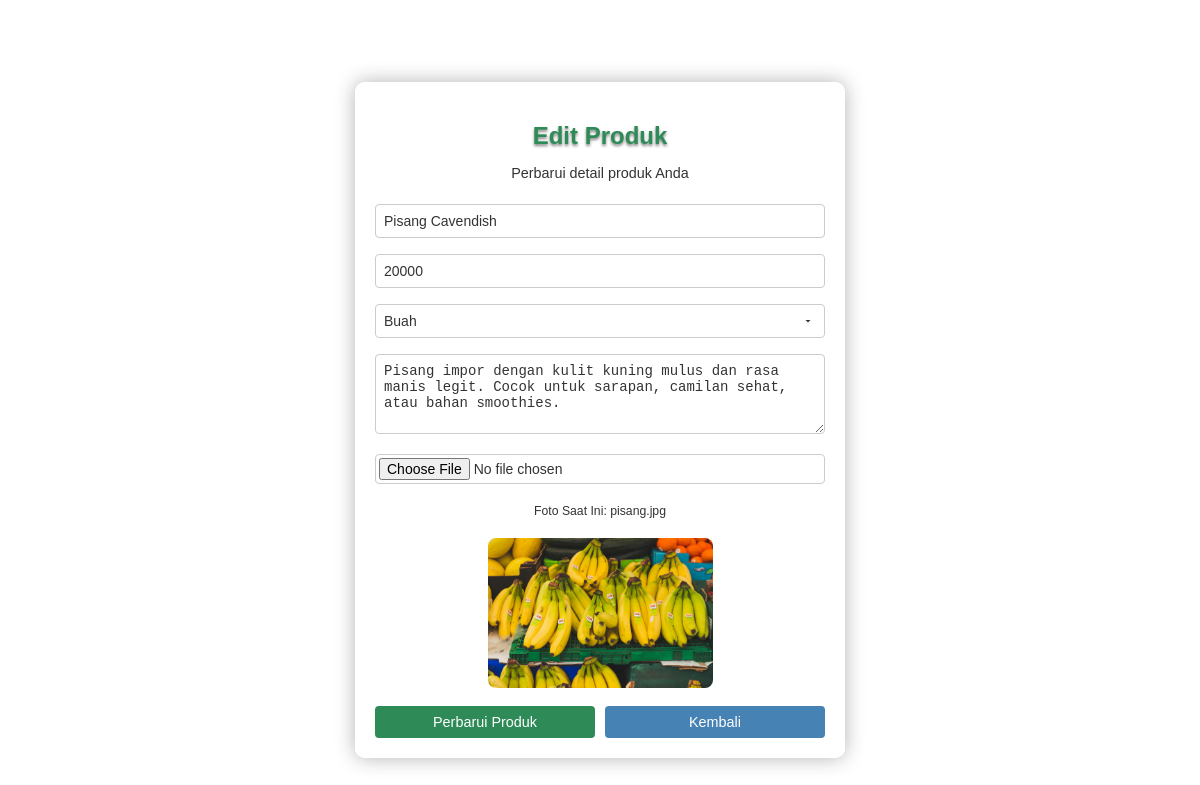
Screenshot of /edit_product.php?id=34 (signed in) with the database file from the repository.
### tables this page shows
CREATE TABLE `products` (
  `id` int(11) NOT NULL,
  `nama_produk` varchar(100) DEFAULT NULL,
  `harga` decimal(10,2) DEFAULT NULL,
  `kategori` enum('buah','sayur','minuman','bumbu') NOT NULL DEFAULT 'buah',
  `deskripsi` text DEFAULT NULL,
  `stok` int(11) DEFAULT NULL,
  `foto_produk` varchar(255) DEFAULT NULL,
  `seller_id` int(11) NOT NULL
);

### edit_product.php (the view, shortened to what this page needs)
<?php
$user_id = $_SESSION['user_id'] ?? 0;
$conn = mysqli_connect("localhost", "root", "", "ecommerce");
$product_id = isset($_GET['id']) ? (int)$_GET['id'] : 0;
$query = "SELECT * FROM products WHERE id = ? AND seller_id = ?";
$stmt = $conn->prepare($query);
$stmt->bind_param("ii", $product_id, $user_id);
$stmt->execute();
$result = $stmt->get_result();
$product = $result->fetch_assoc();
$name = $product['nama_produk'];
$price = number_format($product['harga'], 0, ',', '');
$description = $product['deskripsi'];
$kategori = $product['kategori'];
$foto_name = $product['foto_produk'];
?>
<!DOCTYPE html>
<html lang="en">
<head>
</head>
<body>
    <div class="form-container">
        <h2>Edit Produk</h2>
        <p>Perbarui detail produk Anda</p>
        <form method="post" action="<?php echo htmlspecialchars($_SERVER["PHP_SELF"]) . "?id=" . $product_id; ?>" id="productForm" enctype="multipart/form-data">
            <input type="text" name="name" placeholder="Nama Produk" value="<?php echo htmlspecialchars($name); ?>" required>
            <input type="text" name="price" placeholder="Harga (Rp.)" value="<?php echo htmlspecialchars($price); ?>" pattern="[0-9]*" inputmode="numeric" required>
            <select name="kategori" required>
                <option value="Buah" <?php echo $kategori == 'Buah' ? 'selected' : ''; ?>>Buah</option>
            </select>
            <textarea name="description" placeholder="Deskripsi" required><?php echo htmlspecialchars($description); ?></textarea>
            <input type="file" name="foto_produk" accept="image/*">
            <div class="current-photo">
                <p>Foto Saat Ini: <?php echo htmlspecialchars($foto_name); ?></p>
                <?php if (!empty($foto_name)) { ?>
                    <img src="uploads/<?php echo htmlspecialchars($foto_name); ?>" alt="Foto Produk">
                <?php } ?>
            </div>
            <div class="button-container">
                <button type="submit">Perbarui Produk</button>
                <a href="edit_products.php" class="back-btn">Kembali</a>
            </div>
        </form>
    </div>
</body>
</html>

### edit_product.php (style rules this page uses)
body { font-family: Arial, sans-serif; margin: 0; padding: 20px; min-height: 100vh; display: flex; justify-content: center; align-items: center; background-image: url('https://images.unsplash.com/photo-1631592058858-a8c4b556df5b?q=80&w=2072&auto=format&fit=crop&ixlib=rb-4.0.3&ixid=M3wxMjA3fDB8MHxwaG90by1wYWdlfHx8fGVufDB8fHx8fA%3D%3D'); background-size: cover; background-attachment: fixed; background-position: center; }
.form-container { background: rgba(255, 255, 255, 0.9); padding: 20px; border-radius: 10px; box-shadow: 0 0 20px rgba(0, 0, 0, 0.3); width: 100%; max-width: 450px; text-align: center; }
h2 { color: #2E8B57; margin-bottom: 10px; font-weight: bold; text-shadow: 0 2px 3px rgba(0, 0, 0, 0.5); }
p { color: #333; margin-bottom: 15px; font-size: 0.9em; }
input, textarea, select { width: 100%; padding: 8px; margin: 8px 0; border: 1px solid #ccc; border-radius: 4px; box-sizing: border-box; font-size: 14px; color: #333; background-color: white; }
select { appearance: none; -webkit-appearance: none; -moz-appearance: none; background-size: 12px; background-color: white; }
input[type="file"] { padding: 3px; }
textarea { resize: vertical; height: 80px; }
.button-container { display: flex; justify-content: space-between; gap: 10px; margin-top: 15px; }
button, .back-btn { padding: 8px; border: none; border-radius: 4px; cursor: pointer; font-size: 0.9em; text-decoration: none; color: white; flex: 1; text-align: center; }
button { background-color: #2E8B57; }
.back-btn { background-color: #4682B4; }
.current-photo { margin: 10px 0; font-size: 0.85em; color: #555; }
.current-photo img { max-width: 100%; max-height: 150px; height: auto; border-radius: 8px; margin-top: 5px; }

### rows the page displays
products: name "Pisang Cavendish", price "20000", description "Pisang impor dengan kulit kuning mulus dan rasa manis legit. Cocok untuk sarapan, camilan sehat, atau bahan smoothies.", foto_produk "pisang.jpg", foto_produk (picture)
